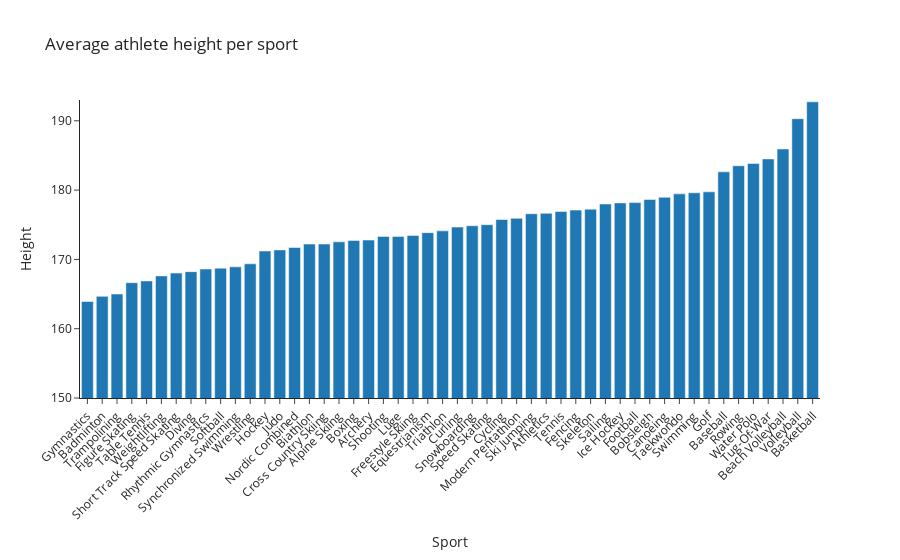

Here is the notebook cell this chart was saved with:
### Markdown cell above
## Average athlete height per sport, ordered by height

### Code cell
sport_heights_mean.sort_values(by="Height", inplace=True)

fig = px.bar(
    sport_heights_mean,
    x=sport_heights_mean.index,
    y="Height",
    title="Average athlete height per sport",
    template="simple_white",
)

fig.update_layout(
    xaxis = dict(
        tickangle=-45       
    ),
    yaxis = dict(
        range = [150, 193]
    )
)

fig.show()

### Figure 1 — Plotly figure (JSON) as saved in the notebook; plotly's stock layout.template omitted (floating-point values rounded to 4 significant figures)
{"data": [{"alignmentgroup": "True", "hovertemplate": "Sport=%{x}<br>Height=%{y}<extra></extra>", "legendgroup": "", "marker": {"color": "#1F77B4", "pattern": {"shape": ""}}, "name": "", "offsetgroup": "", "orientation": "v", "showlegend": false, "textposition": "auto", "type": "bar", "x": ["Gymnastics", "Badminton", "Trampolining", "Figure Skating", "Table Tennis", "Weightlifting", "Short Track Speed Skating", "Diving", "Rhythmic Gymnastics", "Softball", "Synchronized Swimming", "Wrestling", "Hockey", "Judo", "Nordic Combined", "Biathlon", "Cross Country Skiing", "Alpine Skiing", "Boxing", "Archery", "Shooting", "Luge", "Freestyle Skiing", "Equestrianism", "Triathlon", "Curling", "Snowboarding", "Speed Skating", "Cycling", "Modern Pentathlon", "Ski Jumping", "Athletics", "Tennis", "Fencing", "Skeleton", "Sailing", "Ice Hockey", "Football", "Bobsleigh", "Canoeing", "Taekwondo", "Swimming", "Golf", "Baseball", "Rowing", "Water Polo", "Tug-Of-War", "Beach Volleyball", "Volleyball", "Basketball"], "xaxis": "x", "y": [163.9, 164.7, 165, 166.6, 166.9, 167.6, 168.0, 168.2, 168.6, 168.7, 168.9, 169.4, 171.2, 171.4, 171.7, 172.2, 172.2, 172.5, 172.7, 172.8, 173.3, 173.3, 173.5, 173.9, 174.1, 174.7, 174.9, 175.0, 175.8, 175.9, 176.6, 176.6, 176.9, 177.1, 177.2, 178.0, 178.2, 178.2, 178.7, 179.0, 179.5, 179.6, 179.8, 182.6, 183.5, 183.8, 184.5, 185.9, 190.3, 192.7], "yaxis": "y"}], "layout": {"barmode": "relative", "legend": {"tracegroupgap": 0}, "title": {"text": "Average athlete height per sport"}, "xaxis": {"anchor": "y", "domain": [0, 1], "tickangle": -45, "title": {"text": "Sport"}}, "yaxis": {"anchor": "x", "domain": [0, 1], "range": [150, 193], "title": {"text": "Height"}}}}
